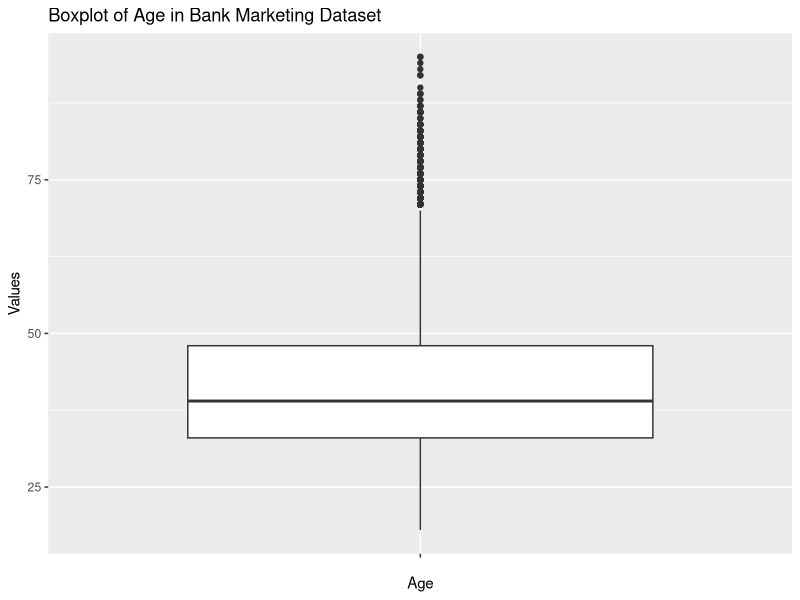
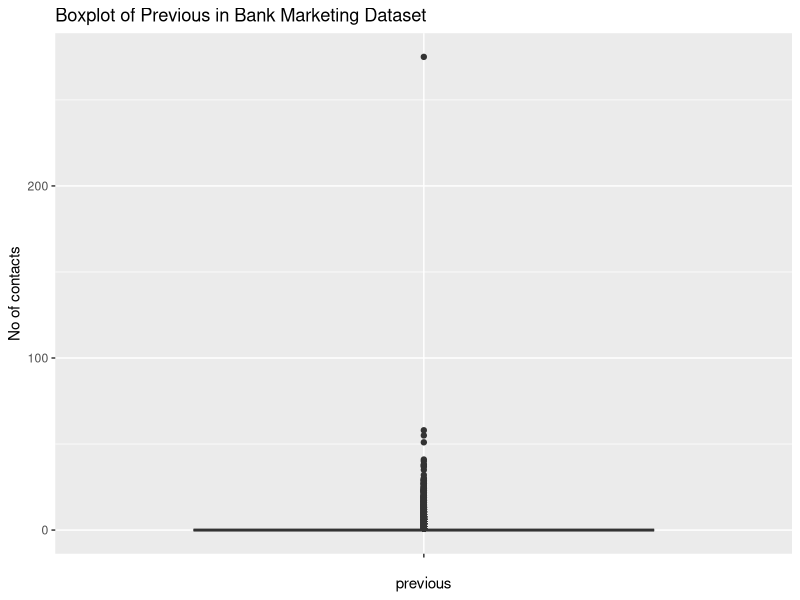
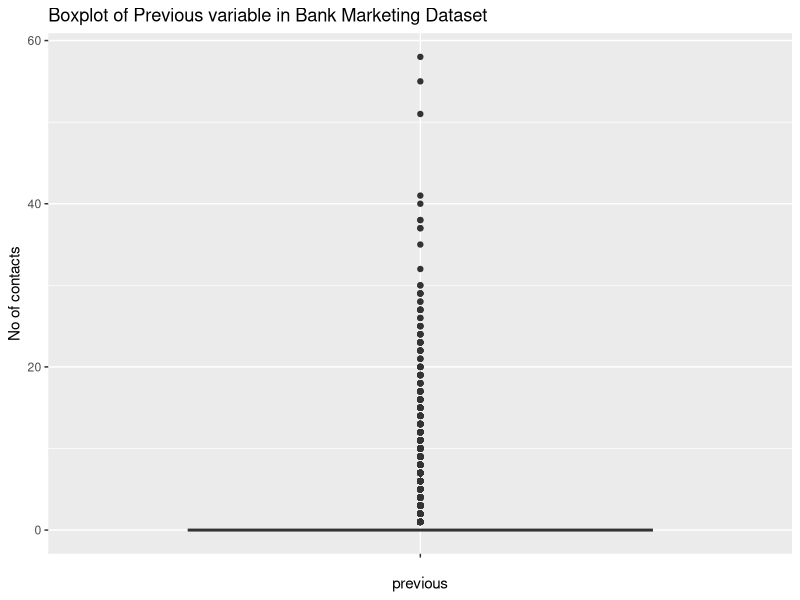

Source code (R) for these figures, in order:
## ---- chunk 1
library (ggplot2)
library(dplyr)
library(tidyverse)
knitr::opts_chunk$set(echo = TRUE)
## ---- chunk 2
clientdata <- read.csv("bank_marketing.csv",header=T,sep=";")
dim(clientdata)
str(clientdata)
## ---- chunk 3
head(clientdata)
colSums(is.na(clientdata) | clientdata == "")
summary(clientdata)
#Filtering rows which has non missing values in default and contact columns
clientdata <- clientdata %>% filter(default != "" & contact != "")
#Replace missing values in the "age" column with the median age of all non missing values in the same column
clientdata <- clientdata %>% mutate(across(age, ~replace_na(., median(., na.rm=TRUE))))
colSums(is.na(clientdata) | clientdata == "")
## ---- chunk 4
ggplot(data = clientdata, aes(x = "", y = age)) +
  geom_boxplot() + labs(title = "Boxplot of Age in Bank Marketing Dataset", x = "Age", y = "Values")
ggplot(data = clientdata, aes(x = "", y = previous)) +
  geom_boxplot() +
  labs(title = "Boxplot of Previous in Bank Marketing Dataset", x = "previous", y = "No of contacts")
## ---- chunk 5
#Treating Outliers
clientdata <- clientdata %>% filter(previous != max(previous))
ggplot(data = clientdata, aes(x = "", y = previous)) +
  geom_boxplot() +
  labs(title = "Boxplot of Previous variable in Bank Marketing Dataset", x = "previous", y = "No of contacts")
summary(clientdata$previous)
